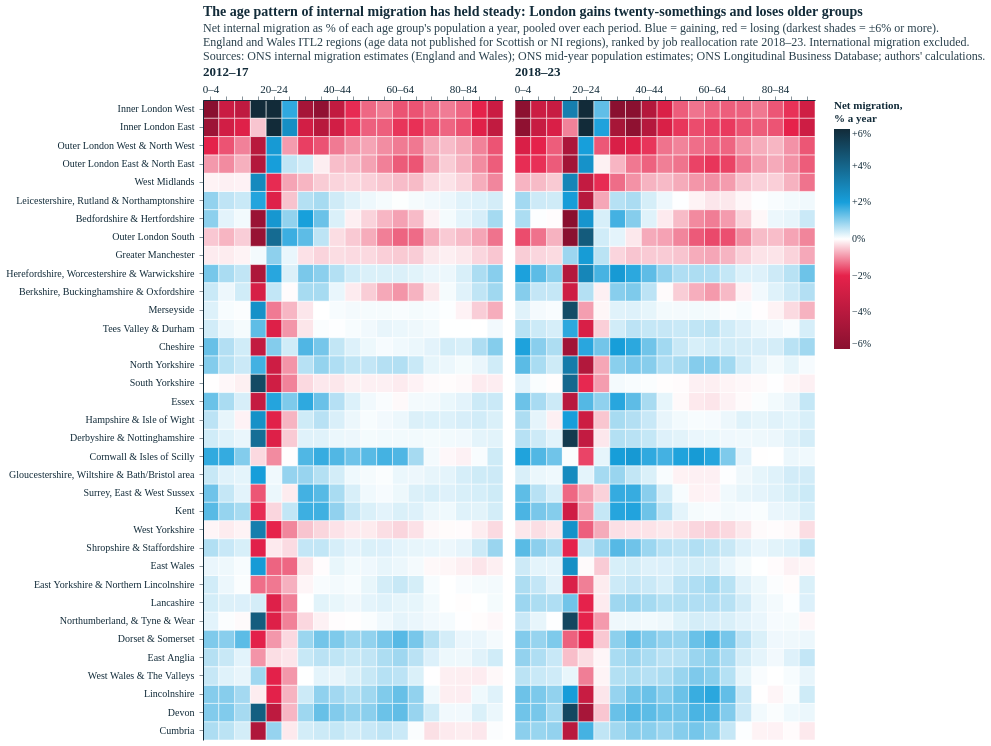

This figure's Vega-Lite source:
### Vega-Lite specification from a JSON file in a GitHub repository (floating-point values rounded to 4 significant figures; data arrays with more than 128 entries replaced by an {"elided": "..."} marker saying what was removed)
{"config": {"background": "#fff", "font": "Circular Std", "text": {"color": "#122b39", "font": "Circular Std", "align": "left", "dx": 7, "dy": 0, "fontSize": 11}, "view": {"stroke": null, "continuousWidth": 350, "continuousHeight": 280, "discreteWidth": 400, "discreteHeight": 300}, "bar": {"color": "#179fdb"}, "line": {"color": "#e6224b"}, "rule": {"color": "#122b39"}, "point": {"filled": true, "size": 80, "color": "#e6224b", "opacity": 0.95}, "geoshape": {"stroke": "white", "strokeWidth": 0.3}, "axis": {"labelColor": "#122b39", "labelFontSize": 11, "labelFont": "Circular Std", "tickColor": "#122b39", "tickOpacity": 0.5, "domainColor": "#122b39", "domainOpacity": 1, "gridColor": "#122b39", "gridDash": [2, 2], "gridOpacity": 0.5, "title": null, "titleColor": "#122b39", "tickSize": 4, "grid": false, "domain": true}, "axisXDiscrete": {"grid": false, "labelAngle": 0, "tickCount": 10, "tickOpacity": 0.5, "title": null}, "axisYDiscrete": {"ticks": false, "labelPadding": 5, "grid": false}, "axisXTemporal": {"grid": false, "ticks": true}, "axisXQuantitative": {"grid": false}, "axisYQuantitative": {"gridColor": "#122b39", "gridDash": [1, 5], "gridOpacity": 0.5, "ticks": false, "labelPadding": 5, "tickCount": 8, "grid": false}, "title": {"color": "#122b39", "subtitleColor": "#122b39E6", "font": "Circular Std", "subtitleFont": "Circular Std", "anchor": "start", "frame": "group", "fontSize": 14, "subtitleFontSize": 12, "subtitlePadding": 4, "offset": 0}, "legend": {"titleColor": "#122b39", "labelColor": "#122b39"}}, "hconcat": [{"data": {"name": "data-0d1622b19e631d2f37a39f89cff63ed2"}, "mark": {"type": "rect", "stroke": "white", "strokeWidth": 0.5}, "encoding": {"color": {"field": "rate", "legend": {"gradientLength": 220, "labelExpr": "datum.value > 0 ? '+' + datum.label + '%' : datum.label + '%'", "orient": "right", "title": ["Net migration,", "% a year"]}, "scale": {"clamp": true, "domain": [-6, -2, 0, 2, 6], "interpolate": "rgb", "range": ["#8a1030", "#e6224b", "#ffffff", "#179fdb", "#122b39"]}, "type": "quantitative"}, "tooltip": [{"field": "region", "type": "nominal"}, {"field": "age_l", "title": "Age", "type": "nominal"}, {"field": "rate", "format": "+.2f", "title": "Net, % a year", "type": "quantitative"}, {"field": "realloc", "format": ".1f", "title": "Reallocation 2012–17 (%)", "type": "quantitative"}], "x": {"axis": {"labelAngle": 0, "labelExpr": "indexof(['0–4','20–24','40–44','60–64','80–84'], datum.label) >= 0 ? datum.label : ''", "orient": "top"}, "field": "age_l", "sort": ["0–4", "5–9", "10–14", "15–19", "20–24", "25–29", "30–34", "35–39", "40–44", "45–49", "50–54", "55–59", "60–64", "65–69", "70–74", "75–79", "80–84", "85–89", "90+"], "title": null, "type": "nominal"}, "y": {"axis": {"labelFontSize": 10, "labelLimit": 260, "labels": true, "ticks": true}, "field": "region", "sort": ["Inner London West", "Inner London East", "Outer London West & North West", "Outer London East & North East", "West Midlands", "Leicestershire, Rutland & Northamptonshire", "Bedfordshire & Hertfordshire", "Outer London South", "Greater Manchester", "Herefordshire, Worcestershire & Warwickshire", "Berkshire, Buckinghamshire & Oxfordshire", "Merseyside", "Tees Valley & Durham", "Cheshire", "North Yorkshire", "South Yorkshire", "Essex", "Hampshire & Isle of Wight", "Derbyshire & Nottinghamshire", "Cornwall & Isles of Scilly", "Gloucestershire, Wiltshire & Bath/Bristol area", "Surrey, East & West Sussex", "Kent", "West Yorkshire", "Shropshire & Staffordshire", "East Wales", "East Yorkshire & Northern Lincolnshire", "Lancashire", "Northumberland, & Tyne & Wear", "Dorset & Somerset", "East Anglia", "West Wales & The Valleys", "Lincolnshire", "Devon", "Cumbria"], "title": null, "type": "nominal"}}, "height": 640, "title": {"text": "2012–17", "anchor": "start", "fontSize": 13}, "width": 300}, {"data": {"name": "data-6e4b28d69bae9139d7282a69ad8f57b5"}, "mark": {"type": "rect", "stroke": "white", "strokeWidth": 0.5}, "encoding": {"color": {"field": "rate", "legend": {"gradientLength": 220, "labelExpr": "datum.value > 0 ? '+' + datum.label + '%' : datum.label + '%'", "orient": "right", "title": ["Net migration,", "% a year"]}, "scale": {"clamp": true, "domain": [-6, -2, 0, 2, 6], "interpolate": "rgb", "range": ["#8a1030", "#e6224b", "#ffffff", "#179fdb", "#122b39"]}, "type": "quantitative"}, "tooltip": [{"field": "region", "type": "nominal"}, {"field": "age_l", "title": "Age", "type": "nominal"}, {"field": "rate", "format": "+.2f", "title": "Net, % a year", "type": "quantitative"}, {"field": "realloc", "format": ".1f", "title": "Reallocation 2018–23 (%)", "type": "quantitative"}], "x": {"axis": {"labelAngle": 0, "labelExpr": "indexof(['0–4','20–24','40–44','60–64','80–84'], datum.label) >= 0 ? datum.label : ''", "orient": "top"}, "field": "age_l", "sort": ["0–4", "5–9", "10–14", "15–19", "20–24", "25–29", "30–34", "35–39", "40–44", "45–49", "50–54", "55–59", "60–64", "65–69", "70–74", "75–79", "80–84", "85–89", "90+"], "title": null, "type": "nominal"}, "y": {"axis": null, "field": "region", "sort": ["Inner London West", "Inner London East", "Outer London West & North West", "Outer London East & North East", "West Midlands", "Leicestershire, Rutland & Northamptonshire", "Bedfordshire & Hertfordshire", "Outer London South", "Greater Manchester", "Herefordshire, Worcestershire & Warwickshire", "Berkshire, Buckinghamshire & Oxfordshire", "Merseyside", "Tees Valley & Durham", "Cheshire", "North Yorkshire", "South Yorkshire", "Essex", "Hampshire & Isle of Wight", "Derbyshire & Nottinghamshire", "Cornwall & Isles of Scilly", "Gloucestershire, Wiltshire & Bath/Bristol area", "Surrey, East & West Sussex", "Kent", "West Yorkshire", "Shropshire & Staffordshire", "East Wales", "East Yorkshire & Northern Lincolnshire", "Lancashire", "Northumberland, & Tyne & Wear", "Dorset & Somerset", "East Anglia", "West Wales & The Valleys", "Lincolnshire", "Devon", "Cumbria"], "title": null, "type": "nominal"}}, "height": 640, "title": {"text": "2018–23", "anchor": "start", "fontSize": 13}, "width": 300}], "resolve": {"scale": {"color": "shared"}}, "spacing": 10, "title": {"text": "The age pattern of internal migration has held steady: London gains twenty-somethings and loses older groups", "subtitle": ["Net internal migration as % of each age group's population a year, pooled over each period. Blue = gaining, red = losing (darkest shades = ±6% or more).", "England and Wales ITL2 regions (age data not published for Scottish or NI regions), ranked by job reallocation rate 2018–23. International migration excluded.", "Sources: ONS internal migration estimates (England and Wales); ONS mid-year population estimates; ONS Longitudinal Business Database; authors' calculations."]}, "$schema": "https://vega.github.io/schema/vega-lite/v5.20.1.json", "datasets": {"data-0d1622b19e631d2f37a39f89cff63ed2": {"elided": "665 records"}, "data-6e4b28d69bae9139d7282a69ad8f57b5": {"elided": "665 records"}}, "width": 300, "height": 640}
